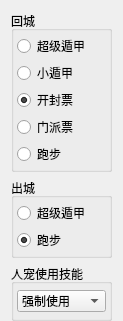
                  <widget class="QWidget" name="layoutWidget">
                   <property name="geometry">
                    <rect>
                     <x>0</x>
                     <y>0</y>
                     <width>87</width>
                     <height>321</height>
                    </rect>
                   </property>
                   <layout class="QVBoxLayout" name="verticalLayout_41">
                    <property name="bottomMargin">
                     <number>0</number>
                    </property>
                    <item>
                     <widget class="QGroupBox" name="groupBox_back">
                      <property name="minimumSize">
                       <size>
                        <width>0</width>
                        <height>142</height>
                       </size>
                      </property>
                      <property name="maximumSize">
                       <size>
                        <width>16777215</width>
                        <height>16777215</height>
                       </size>
                      </property>
                      <property name="title">
                       <string>回城</string>
                      </property>
                      <layout class="QVBoxLayout" name="verticalLayout_42">
                       <property name="spacing">
                        <number>3</number>
                       </property>
                       <property name="leftMargin">
                        <number>3</number>
                       </property>
                       <property name="topMargin">
                        <number>3</number>
                       </property>
                       <property name="rightMargin">
                        <number>3</number>
                       </property>
                       <property name="bottomMargin">
                        <number>3</number>
                       </property>
                       <item>
                        <widget class="QRadioButton" name="radio_back_dunjia_super">
                         <property name="text">
                          <string>超级遁甲</string>
                         </property>
                        </widget>
                       </item>
                       <item>
                        <widget class="QRadioButton" name="radio_back_dunjia_small">
                         <property name="text">
                          <string>小遁甲</string>
                         </property>
                        </widget>
                       </item>
                       <item>
                        <widget class="QRadioButton" name="radio_back_kaifeng">
                         <property name="text">
                          <string>开封票</string>
                         </property>
                         <property name="checked">
                          <bool>true</bool>
                         </property>
                        </widget>
                       </item>
                       <item>
                        <widget class="QRadioButton" name="radio_back_menpai">
                         <property name="text">
                          <string>门派票</string>
                         </property>
                         <property name="checked">
                          <bool>false</bool>
                         </property>
                        </widget>
                       </item>
                       <item>
                        <widget class="QRadioButton" name="radio_back_run">
                         <property name="text">
                          <string>跑步</string>
                         </property>
                        </widget>
                       </item>
                      </layout>
                     </widget>
                    </item>
                    <item>
                     <widget class="QGroupBox" name="groupBox_go">
                      <property name="maximumSize">
                       <size>
                        <width>16777215</width>
                        <height>16777215</height>
                       </size>
                      </property>
                      <property name="title">
                       <string>出城</string>
                      </property>
                      <layout class="QVBoxLayout" name="verticalLayout_43">
                       <property name="spacing">
                        <number>3</number>
                       </property>
                       <property name="leftMargin">
                        <number>3</number>
                       </property>
                       <property name="topMargin">
                        <number>3</number>
                       </property>
                       <property name="rightMargin">
                        <number>3</number>
                       </property>
                       <property name="bottomMargin">
                        <number>3</number>
                       </property>
                       <item>
                        <widget class="QRadioButton" name="radio_go_dunjia_super">
                         <property name="text">
                          <string>超级遁甲</string>
                         </property>
                        </widget>
                       </item>
                       <item>
                        <widget class="QRadioButton" name="radio_go_run">
                         <property name="text">
                          <string>跑步</string>
                         </property>
                         <property name="checked">
                          <bool>true</bool>
                         </property>
                        </widget>
                       </item>
                      </layout>
                     </widget>
                    </item>
                    <item>
                     <widget class="QGroupBox" name="groupBox_34">
                      <property name="toolTip">
                       <string>自动判断模式下, 队员挂机bb是否用技能是根据队长任务来的, 
比如在队长在威望, 队员的bb就不会用技能, 
如果队长在名捕, 那队员的bb就会打厚激破. 如果你是单开混队, 请切换强制使用</string>
                      </property>
                      <property name="statusTip">
                       <string>自动判断模式下, 队员挂机bb是否用技能是根据队长任务来的, \n比如在队长在威望, 队员的bb就不会用技能, \n如果队长在名捕, 那队员的bb就会打厚激破. 如果你是单开混队, 请切换强制使用</string>
                      </property>
                      <property name="title">
                       <string>人宠使用技能</string>
                      </property>
                      <layout class="QGridLayout" name="gridLayout_38">
                       <property name="leftMargin">
                        <number>3</number>
                       </property>
                       <property name="topMargin">
                        <number>2</number>
                       </property>
                       <property name="rightMargin">
                        <number>3</number>
                       </property>
                       <property name="bottomMargin">
                        <number>2</number>
                       </property>
                       <item row="0" column="0">
                        <widget class="QComboBox" name="cmb_people_bb_use_skill">
                         <property name="toolTip">
                          <string>如果你是单开混队, 请切换强制使用
自动判断模式下, 队员挂机bb是否用技能是根据队长任务来的, 
比如在队长在威望, 队员的bb就不会用技能, 
如果队长在名捕, 那队员的bb就会打厚激破 </string>
                         </property>
                         <property name="currentText">
                          <string>强制使用</string>
                         </property>
                         <property name="currentIndex">
                          <number>1</number>
                         </property>
                         <item>
                          <property name="text">
                           <string>自动判断</string>
                          </property>
                         </item>
                         <item>
                          <property name="text">
                           <string>强制使用</string>
                          </property>
                         </item>
                        </widget>
                       </item>
                      </layout>
                     </widget>
                    </item>
                   </layout>
                  </widget>
